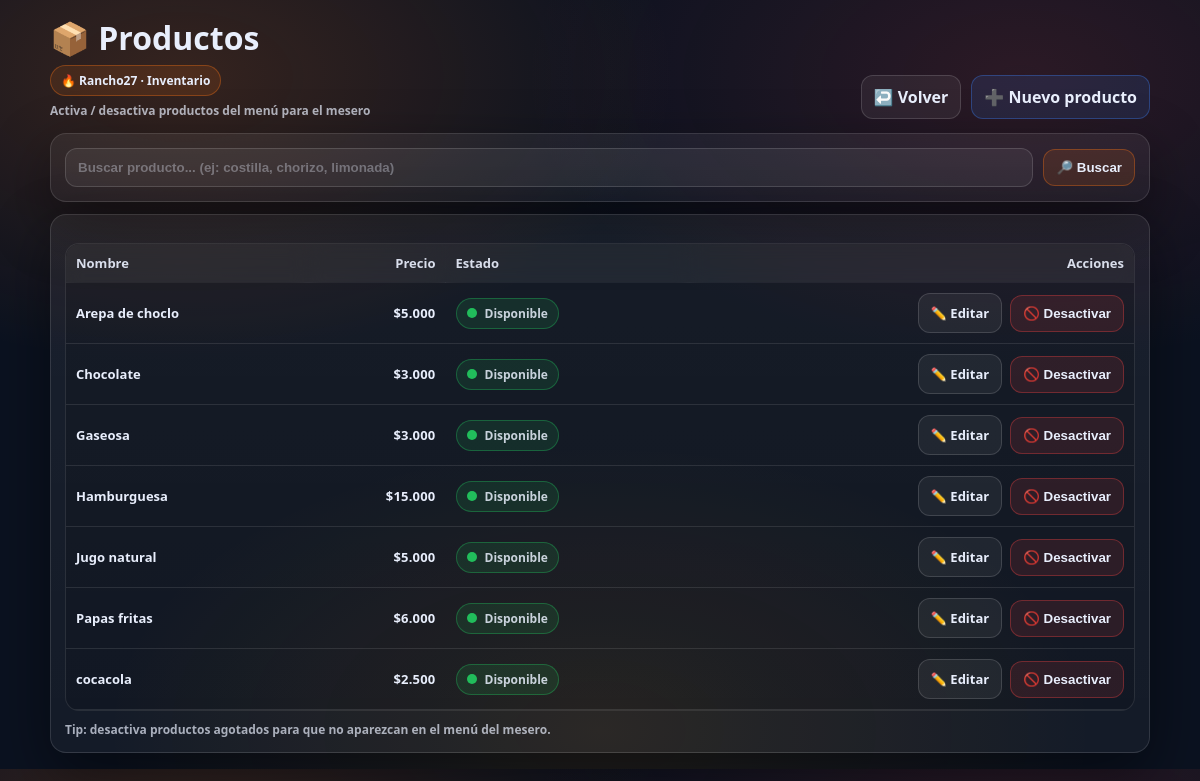
/admin/productos (signed in), run on an earlier commit of the app's database.
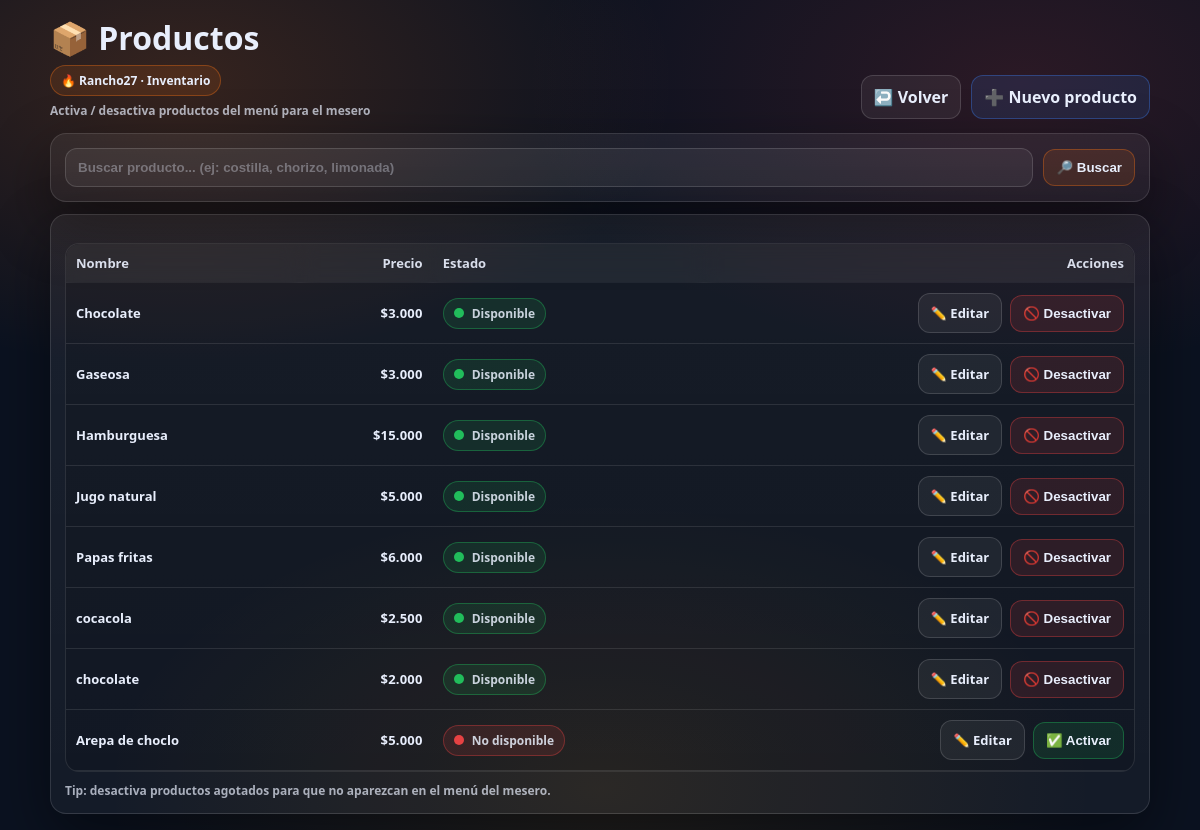
And on a later commit of the database.
### models.py (models this page shows, shortened)
class Producto(db.Model):
    id = db.Column(db.Integer, primary_key=True)
    nombre = db.Column(db.String(100), nullable=False)
    precio = db.Column(db.Float, nullable=False)
    activo = db.Column(db.Boolean, default=True)
    categoria = db.Column(db.String(30), nullable=False, default="almuerzos")

### app.py (the view)
@app.route("/admin/productos")
@login_required
def admin_productos():
    if not solo_admin():
        return redirect(url_for("login"))
    productos = Producto.query.order_by(
        Producto.activo.desc(), Producto.categoria.asc(), Producto.nombre.asc()
    ).all()
    return render_template("admin_productos.html", productos=productos)

### app.py (called while the page is built)
@app.template_filter("cop")
def cop(value):
    try:
        n = int(round(float(value)))
    except (TypeError, ValueError):
        n = 0
    return "$" + f"{n:,}".replace(",", ".")

@login_manager.user_loader
def load_user(user_id):
    return db.session.get(User, int(user_id))

def solo_admin():
    return current_user.is_authenticated and (current_user.role or "").lower() == "admin"

### templates/admin_productos.html (shortened to what this page needs)
<!DOCTYPE html>
<html lang="es">
<head>
</head>
<body>
  <div class="wrap">
    <div class="topbar">
      <div class="title">
        <h1 style="margin:0;">📦 Productos</h1>
        <div class="badge">🔥 Rancho27 · Inventario</div>
        <div class="muted">Activa / desactiva productos del menú para el mesero</div>
      </div>
      <div class="btnrow">
        <a class="btn" href="{{ url_for('admin_panel') }}">↩️ Volver</a>
        <a class="btn blue" href="{{ url_for('admin_producto_nuevo') }}">➕ Nuevo producto</a>
      </div>
    </div>
    <div class="card">
      <form method="GET" action="{{ url_for('admin_productos') }}" class="searchBox">
        <input
          class="input"
          type="text"
          name="q"
          value="{{ q }}"
          placeholder="Buscar producto... (ej: costilla, chorizo, limonada)"
          autocomplete="off"
        />
        <button class="btn ember" type="submit">🔎 Buscar</button>
      </form>
    </div>
    {% if productos|length == 0 %}
      <div class="empty">No hay productos para mostrar.</div>
    {% else %}
      <div class="card" style="margin-top:12px;">
        <div class="tableWrap">
          <table>
            <thead>
              <tr>
                <th>Nombre</th>
                <th class="right">Precio</th>
                <th>Estado</th>
                <th class="right">Acciones</th>
              </tr>
            </thead>
            <tbody>
              {% for p in productos %}
              <tr>
                <td><b>{{ p.nombre }}</b></td>
                <td class="right price">{{ p.precio|cop }}</td>
                <td>
                  {% if p.activo %}
                    <span class="pill on"><span class="dot"></span> Disponible</span>
                  {% else %}
                    <span class="pill off"><span class="dot"></span> No disponible</span>
                  {% endif %}
                </td>
                <td class="right">
                  <div class="actions">
                    <a class="btn" href="{{ url_for('admin_producto_editar', producto_id=p.id) }}">✏️ Editar</a>
                    <form method="POST" action="{{ url_for('admin_producto_toggle', producto_id=p.id) }}">
                      {% if p.activo %}
                        <button class="btn red" type="submit" onclick="return confirm('¿Desactivar {{ p.nombre }}?');">🚫 Desactivar</button>
                      {% else %}
                        <button class="btn green" type="submit">✅ Activar</button>
                      {% endif %}
                    </form>
                  </div>
                </td>
              </tr>
              {% endfor %}
            </tbody>
          </table>
        </div>
        <div class="muted" style="margin-top:10px;">
          Tip: desactiva productos agotados para que no aparezcan en el menú del mesero.
        </div>
      </div>
    {% endif %}
  </div>
</body>
</html>

What changed in the data, as far as the page shows it:
added Producto: nombre "chocolate", precio|cop "$2.000", activo True (drawn)
changed Producto "Arepa de choclo": activo "Disponible 🚫 Desactivar" → "No disponible ✅ Activar"; moves down the list
